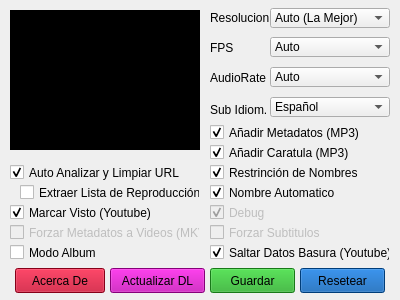
<?xml version="1.0" encoding="UTF-8"?>
<ui version="4.0">
 <class>MainWindow</class>
 <widget class="QMainWindow" name="MainWindow">
  <property name="geometry">
   <rect>
    <x>0</x>
    <y>0</y>
    <width>400</width>
    <height>300</height>
   </rect>
  </property>
  <property name="minimumSize">
   <size>
    <width>400</width>
    <height>300</height>
   </size>
  </property>
  <property name="maximumSize">
   <size>
    <width>400</width>
    <height>300</height>
   </size>
  </property>
  <property name="font">
   <font>
    <stylestrategy>PreferAntialias</stylestrategy>
   </font>
  </property>
  <property name="documentMode">
   <bool>false</bool>
  </property>
  <widget class="QWidget" name="centralwidget">
   <widget class="QPushButton" name="Config">
    <property name="geometry">
     <rect>
      <x>360</x>
      <y>10</y>
      <width>30</width>
      <height>30</height>
     </rect>
    </property>
    <property name="cursor">
     <cursorShape>PointingHandCursor</cursorShape>
    </property>
    <property name="styleSheet">
     <string notr="true">border:none;</string>
    </property>
    <property name="text">
     <string/>
    </property>
    <property name="icon">
     <iconset resource="Icons.qrc">
      <normaloff>:/icons/svg/cog.svg</normaloff>:/icons/svg/cog.svg</iconset>
    </property>
    <property name="iconSize">
     <size>
      <width>20</width>
      <height>20</height>
     </size>
    </property>
    <property name="shortcut">
     <string>Alt+C</string>
    </property>
    <property name="flat">
     <bool>true</bool>
    </property>
   </widget>
   <widget class="QLabel" name="Title">
    <property name="geometry">
     <rect>
      <x>45</x>
      <y>15</y>
      <width>310</width>
      <height>35</height>
     </rect>
    </property>
    <property name="font">
     <font>
      <pointsize>20</pointsize>
      <weight>75</weight>
      <bold>true</bold>
     </font>
    </property>
    <property name="text">
     <string notr="true">DL-JS</string>
    </property>
    <property name="alignment">
     <set>Qt::AlignCenter</set>
    </property>
   </widget>
   <widget class="QLabel" name="Site">
    <property name="geometry">
     <rect>
      <x>0</x>
      <y>50</y>
      <width>400</width>
      <height>20</height>
     </rect>
    </property>
    <property name="autoFillBackground">
     <bool>false</bool>
    </property>
    <property name="text">
     <string/>
    </property>
    <property name="alignment">
     <set>Qt::AlignCenter</set>
    </property>
   </widget>
   <widget class="QLineEdit" name="URL">
    <property name="geometry">
     <rect>
      <x>10</x>
      <y>80</y>
      <width>380</width>
      <height>30</height>
     </rect>
    </property>
    <property name="inputMask">
     <string/>
    </property>
    <property name="text">
     <string/>
    </property>
    <property name="alignment">
     <set>Qt::AlignCenter</set>
    </property>
    <property name="dragEnabled">
     <bool>true</bool>
    </property>
    <property name="placeholderText">
     <string>Ingrese URL</string>
    </property>
   </widget>
   <widget class="QPushButton" name="Mode1">
    <property name="geometry">
     <rect>
      <x>10</x>
      <y>120</y>
      <width>120</width>
      <height>30</height>
     </rect>
    </property>
    <property name="cursor">
     <cursorShape>PointingHandCursor</cursorShape>
    </property>
    <property name="text">
     <string>Audio</string>
    </property>
    <property name="icon">
     <iconset resource="Icons.qrc">
      <normaloff>:/icons/svg/music.svg</normaloff>:/icons/svg/music.svg</iconset>
    </property>
    <property name="iconSize">
     <size>
      <width>20</width>
      <height>20</height>
     </size>
    </property>
    <property name="shortcut">
     <string>Alt+A</string>
    </property>
   </widget>
   <widget class="QPushButton" name="Mode2">
    <property name="geometry">
     <rect>
      <x>140</x>
      <y>120</y>
      <width>120</width>
      <height>30</height>
     </rect>
    </property>
    <property name="cursor">
     <cursorShape>PointingHandCursor</cursorShape>
    </property>
    <property name="text">
     <string>Video</string>
    </property>
    <property name="icon">
     <iconset resource="Icons.qrc">
      <normaloff>:/icons/svg/video.svg</normaloff>:/icons/svg/video.svg</iconset>
    </property>
    <property name="iconSize">
     <size>
      <width>20</width>
      <height>20</height>
     </size>
    </property>
    <property name="shortcut">
     <string>Alt+V</string>
    </property>
   </widget>
   <widget class="QPushButton" name="Mode3">
    <property name="geometry">
     <rect>
      <x>270</x>
      <y>120</y>
      <width>120</width>
      <height>30</height>
     </rect>
    </property>
    <property name="cursor">
     <cursorShape>PointingHandCursor</cursorShape>
    </property>
    <property name="text">
     <string>Subtitulos</string>
    </property>
    <property name="icon">
     <iconset resource="Icons.qrc">
      <normaloff>:/icons/svg/language.svg</normaloff>:/icons/svg/language.svg</iconset>
    </property>
    <property name="iconSize">
     <size>
      <width>20</width>
      <height>20</height>
     </size>
    </property>
    <property name="shortcut">
     <string>Alt+S</string>
    </property>
   </widget>
   <widget class="QProgressBar" name="Progress">
    <property name="enabled">
     <bool>false</bool>
    </property>
    <property name="geometry">
     <rect>
      <x>10</x>
      <y>160</y>
      <width>380</width>
      <height>20</height>
     </rect>
    </property>
    <property name="font">
     <font>
      <pointsize>9</pointsize>
      <weight>50</weight>
      <bold>false</bold>
     </font>
    </property>
    <property name="styleSheet">
     <string notr="true">background:#151f2a;</string>
    </property>
    <property name="value">
     <number>0</number>
    </property>
    <property name="alignment">
     <set>Qt::AlignCenter</set>
    </property>
    <property name="orientation">
     <enum>Qt::Horizontal</enum>
    </property>
    <property name="invertedAppearance">
     <bool>false</bool>
    </property>
    <property name="format">
     <string/>
    </property>
   </widget>
   <widget class="QLabel" name="Status">
    <property name="geometry">
     <rect>
      <x>0</x>
      <y>185</y>
      <width>400</width>
      <height>20</height>
     </rect>
    </property>
    <property name="font">
     <font>
      <pointsize>10</pointsize>
     </font>
    </property>
    <property name="text">
     <string/>
    </property>
    <property name="alignment">
     <set>Qt::AlignCenter</set>
    </property>
   </widget>
   <widget class="QLabel" name="Report">
    <property name="geometry">
     <rect>
      <x>0</x>
      <y>215</y>
      <width>400</width>
      <height>80</height>
     </rect>
    </property>
    <property name="text">
     <string/>
    </property>
    <property name="alignment">
     <set>Qt::AlignCenter</set>
    </property>
    <property name="wordWrap">
     <bool>true</bool>
    </property>
    <property name="textInteractionFlags">
     <set>Qt::LinksAccessibleByMouse|Qt::TextSelectableByMouse</set>
    </property>
   </widget>
   <widget class="QWidget" name="ConfigW" native="true">
    <property name="enabled">
     <bool>true</bool>
    </property>
    <property name="geometry">
     <rect>
      <x>0</x>
      <y>0</y>
      <width>400</width>
      <height>300</height>
     </rect>
    </property>
    <property name="autoFillBackground">
     <bool>true</bool>
    </property>
    <widget class="QComboBox" name="VRes">
     <property name="geometry">
      <rect>
       <x>270</x>
       <y>8</y>
       <width>120</width>
       <height>20</height>
      </rect>
     </property>
     <item>
      <property name="text">
       <string>Auto (La Mejor)</string>
      </property>
     </item>
     <item>
      <property name="text">
       <string>114p ULQ</string>
      </property>
     </item>
     <item>
      <property name="text">
       <string>320p</string>
      </property>
     </item>
     <item>
      <property name="text">
       <string>480p</string>
      </property>
     </item>
     <item>
      <property name="text">
       <string>640p SD</string>
      </property>
     </item>
     <item>
      <property name="text">
       <string>720p HD</string>
      </property>
     </item>
     <item>
      <property name="text">
       <string>1080p HD</string>
      </property>
     </item>
     <item>
      <property name="text">
       <string>+1080p (Forzar)</string>
      </property>
     </item>
    </widget>
    <widget class="QComboBox" name="VFPS">
     <property name="geometry">
      <rect>
       <x>270</x>
       <y>37</y>
       <width>120</width>
       <height>20</height>
      </rect>
     </property>
     <item>
      <property name="text">
       <string>Auto</string>
      </property>
     </item>
     <item>
      <property name="text">
       <string>30FPS</string>
      </property>
     </item>
     <item>
      <property name="text">
       <string>60FPS (Si la hay)</string>
      </property>
     </item>
    </widget>
    <widget class="QComboBox" name="AAdR">
     <property name="geometry">
      <rect>
       <x>270</x>
       <y>67</y>
       <width>120</width>
       <height>20</height>
      </rect>
     </property>
     <item>
      <property name="text">
       <string>Auto</string>
      </property>
     </item>
     <item>
      <property name="text">
       <string>44Khz (Normal)</string>
      </property>
     </item>
     <item>
      <property name="text">
       <string>48Khz (Mejor)</string>
      </property>
     </item>
    </widget>
    <widget class="QLabel" name="CLabel1">
     <property name="geometry">
      <rect>
       <x>210</x>
       <y>10</y>
       <width>60</width>
       <height>15</height>
      </rect>
     </property>
     <property name="text">
      <string>Resolucion</string>
     </property>
    </widget>
    <widget class="QLabel" name="CLabel2">
     <property name="geometry">
      <rect>
       <x>210</x>
       <y>40</y>
       <width>60</width>
       <height>15</height>
      </rect>
     </property>
     <property name="text">
      <string>FPS</string>
     </property>
    </widget>
    <widget class="QLabel" name="CLabel3">
     <property name="geometry">
      <rect>
       <x>210</x>
       <y>70</y>
       <width>60</width>
       <height>15</height>
      </rect>
     </property>
     <property name="text">
      <string>AudioRate</string>
     </property>
    </widget>
    <widget class="QCheckBox" name="Ometa">
     <property name="geometry">
      <rect>
       <x>210</x>
       <y>123</y>
       <width>180</width>
       <height>19</height>
      </rect>
     </property>
     <property name="text">
      <string>Añadir Metadatos (MP3)</string>
     </property>
     <property name="checked">
      <bool>true</bool>
     </property>
    </widget>
    <widget class="QCheckBox" name="Otumb">
     <property name="geometry">
      <rect>
       <x>210</x>
       <y>143</y>
       <width>180</width>
       <height>19</height>
      </rect>
     </property>
     <property name="text">
      <string>Añadir Caratula (MP3)</string>
     </property>
     <property name="checked">
      <bool>true</bool>
     </property>
    </widget>
    <widget class="QCheckBox" name="Oname">
     <property name="geometry">
      <rect>
       <x>210</x>
       <y>163</y>
       <width>180</width>
       <height>19</height>
      </rect>
     </property>
     <property name="text">
      <string>Restrinción de Nombres</string>
     </property>
     <property name="checked">
      <bool>true</bool>
     </property>
    </widget>
    <widget class="QCheckBox" name="Odebg">
     <property name="enabled">
      <bool>false</bool>
     </property>
     <property name="geometry">
      <rect>
       <x>210</x>
       <y>203</y>
       <width>180</width>
       <height>19</height>
      </rect>
     </property>
     <property name="text">
      <string>Debug</string>
     </property>
     <property name="checked">
      <bool>true</bool>
     </property>
    </widget>
    <widget class="QCheckBox" name="Osydt">
     <property name="geometry">
      <rect>
       <x>210</x>
       <y>243</y>
       <width>180</width>
       <height>19</height>
      </rect>
     </property>
     <property name="text">
      <string>Saltar Datos Basura (Youtube)</string>
     </property>
     <property name="checked">
      <bool>true</bool>
     </property>
    </widget>
    <widget class="QPushButton" name="Brest">
     <property name="geometry">
      <rect>
       <x>300</x>
       <y>268</y>
       <width>85</width>
       <height>25</height>
      </rect>
     </property>
     <property name="styleSheet">
      <string notr="true">QPushButton {
background:#05a;
}
QPushButton:pressed {
background:#19232D;
}
</string>
     </property>
     <property name="text">
      <string>Resetear</string>
     </property>
     <property name="icon">
      <iconset resource="Icons.qrc">
       <normaloff>:/icons/svg/cogs.svg</normaloff>:/icons/svg/cogs.svg</iconset>
     </property>
     <property name="iconSize">
      <size>
       <width>20</width>
       <height>20</height>
      </size>
     </property>
     <property name="shortcut">
      <string>Ctrl+R</string>
     </property>
    </widget>
    <widget class="QCheckBox" name="Ofzsb">
     <property name="enabled">
      <bool>false</bool>
     </property>
     <property name="geometry">
      <rect>
       <x>210</x>
       <y>223</y>
       <width>180</width>
       <height>19</height>
      </rect>
     </property>
     <property name="text">
      <string>Forzar Subtitulos</string>
     </property>
    </widget>
    <widget class="QPushButton" name="Bsave">
     <property name="geometry">
      <rect>
       <x>210</x>
       <y>268</y>
       <width>85</width>
       <height>25</height>
      </rect>
     </property>
     <property name="styleSheet">
      <string notr="true">QPushButton {
background:#2a2;
}
QPushButton:pressed {
background:#19232D;
}
</string>
     </property>
     <property name="text">
      <string>Guardar</string>
     </property>
     <property name="icon">
      <iconset resource="Icons.qrc">
       <normaloff>:/icons/svg/save.svg</normaloff>:/icons/svg/save.svg</iconset>
     </property>
     <property name="iconSize">
      <size>
       <width>20</width>
       <height>20</height>
      </size>
     </property>
     <property name="shortcut">
      <string>Ctrl+S</string>
     </property>
    </widget>
    <widget class="QWidget" name="Login" native="true">
     <property name="geometry">
      <rect>
       <x>10</x>
       <y>10</y>
       <width>190</width>
       <height>140</height>
      </rect>
     </property>
     <property name="autoFillBackground">
      <bool>false</bool>
     </property>
     <property name="styleSheet">
      <string notr="true">background:#000;</string>
     </property>
     <widget class="QLineEdit" name="Luser">
      <property name="geometry">
       <rect>
        <x>10</x>
        <y>40</y>
        <width>171</width>
        <height>21</height>
       </rect>
      </property>
      <property name="placeholderText">
       <string>Usuario</string>
      </property>
     </widget>
     <widget class="QLineEdit" name="Lpass">
      <property name="geometry">
       <rect>
        <x>10</x>
        <y>62</y>
        <width>171</width>
        <height>21</height>
       </rect>
      </property>
      <property name="echoMode">
       <enum>QLineEdit::Password</enum>
      </property>
      <property name="placeholderText">
       <string>Contraseña</string>
      </property>
     </widget>
     <widget class="QLabel" name="CLabel5">
      <property name="geometry">
       <rect>
        <x>10</x>
        <y>10</y>
        <width>20</width>
        <height>20</height>
       </rect>
      </property>
      <property name="font">
       <font>
        <pointsize>10</pointsize>
        <weight>75</weight>
        <bold>true</bold>
       </font>
      </property>
      <property name="text">
       <string/>
      </property>
      <property name="pixmap">
       <pixmap resource="Icons.qrc">:/icons/svg/user-circle.svg</pixmap>
      </property>
      <property name="scaledContents">
       <bool>true</bool>
      </property>
     </widget>
     <widget class="QLabel" name="CLabel6">
      <property name="geometry">
       <rect>
        <x>10</x>
        <y>90</y>
        <width>170</width>
        <height>16</height>
       </rect>
      </property>
      <property name="text">
       <string>La información se borra al reinicio</string>
      </property>
      <property name="alignment">
       <set>Qt::AlignCenter</set>
      </property>
     </widget>
     <widget class="QLabel" name="CLabel4">
      <property name="geometry">
       <rect>
        <x>40</x>
        <y>10</y>
        <width>135</width>
        <height>20</height>
       </rect>
      </property>
      <property name="font">
       <font>
        <pointsize>10</pointsize>
        <weight>75</weight>
        <bold>true</bold>
       </font>
      </property>
      <property name="text">
       <string>Cuenta de Usuario</string>
      </property>
     </widget>
     <widget class="QLabel" name="CLabel7">
      <property name="geometry">
       <rect>
        <x>10</x>
        <y>110</y>
        <width>170</width>
        <height>20</height>
       </rect>
      </property>
      <property name="text">
       <string/>
      </property>
      <property name="alignment">
       <set>Qt::AlignCenter</set>
      </property>
     </widget>
    </widget>
    <widget class="QPushButton" name="Bupdt">
     <property name="geometry">
      <rect>
       <x>110</x>
       <y>268</y>
       <width>95</width>
       <height>25</height>
      </rect>
     </property>
     <property name="styleSheet">
      <string notr="true">QPushButton {
background:#b0a;
}
QPushButton:pressed {
background:#19232D;
}
</string>
     </property>
     <property name="text">
      <string>Actualizar DL</string>
     </property>
     <property name="icon">
      <iconset resource="Icons.qrc">
       <normaloff>:/icons/svg/cloud-download-alt.svg</normaloff>:/icons/svg/cloud-download-alt.svg</iconset>
     </property>
     <property name="iconSize">
      <size>
       <width>20</width>
       <height>20</height>
      </size>
     </property>
     <property name="shortcut">
      <string>Ctrl+U</string>
     </property>
    </widget>
    <widget class="QPushButton" name="Babut">
     <property name="geometry">
      <rect>
       <x>15</x>
       <y>268</y>
       <width>90</width>
       <height>25</height>
      </rect>
     </property>
     <property name="styleSheet">
      <string notr="true">QPushButton {
background:#b02;
}
QPushButton:pressed {
background:#19232D;
}
</string>
     </property>
     <property name="text">
      <string>Acerca De</string>
     </property>
     <property name="icon">
      <iconset resource="Icons.qrc">
       <normaloff>:/icons/svg/at.svg</normaloff>:/icons/svg/at.svg</iconset>
     </property>
     <property name="iconSize">
      <size>
       <width>20</width>
       <height>20</height>
      </size>
     </property>
     <property name="shortcut">
      <string>Ctrl+A</string>
     </property>
    </widget>
    <widget class="QCheckBox" name="Ourla">
     <property name="geometry">
      <rect>
       <x>10</x>
       <y>163</y>
       <width>190</width>
       <height>19</height>
      </rect>
     </property>
     <property name="text">
      <string>Auto Analizar y Limpiar URL</string>
     </property>
     <property name="checked">
      <bool>true</bool>
     </property>
    </widget>
    <widget class="QCheckBox" name="Oanam">
     <property name="geometry">
      <rect>
       <x>210</x>
       <y>183</y>
       <width>180</width>
       <height>19</height>
      </rect>
     </property>
     <property name="text">
      <string>Nombre Automatico</string>
     </property>
     <property name="checked">
      <bool>true</bool>
     </property>
    </widget>
    <widget class="QCheckBox" name="Oelst">
     <property name="geometry">
      <rect>
       <x>20</x>
       <y>183</y>
       <width>180</width>
       <height>19</height>
      </rect>
     </property>
     <property name="text">
      <string>Extraer Lista de Reproducción</string>
     </property>
     <property name="checked">
      <bool>false</bool>
     </property>
    </widget>
    <widget class="QCheckBox" name="Ovsto">
     <property name="enabled">
      <bool>true</bool>
     </property>
     <property name="geometry">
      <rect>
       <x>10</x>
       <y>203</y>
       <width>190</width>
       <height>19</height>
      </rect>
     </property>
     <property name="text">
      <string>Marcar Visto (Youtube)</string>
     </property>
     <property name="checked">
      <bool>true</bool>
     </property>
    </widget>
    <widget class="QCheckBox" name="Ofzmt">
     <property name="enabled">
      <bool>false</bool>
     </property>
     <property name="geometry">
      <rect>
       <x>10</x>
       <y>223</y>
       <width>190</width>
       <height>19</height>
      </rect>
     </property>
     <property name="text">
      <string>Forzar Metadatos a Videos (MKV)</string>
     </property>
     <property name="checkable">
      <bool>true</bool>
     </property>
     <property name="checked">
      <bool>false</bool>
     </property>
    </widget>
    <widget class="QCheckBox" name="Oalbm">
     <property name="enabled">
      <bool>true</bool>
     </property>
     <property name="geometry">
      <rect>
       <x>10</x>
       <y>243</y>
       <width>180</width>
       <height>19</height>
      </rect>
     </property>
     <property name="text">
      <string>Modo Album</string>
     </property>
     <property name="checked">
      <bool>false</bool>
     </property>
    </widget>
    <widget class="QLabel" name="CLabel8">
     <property name="geometry">
      <rect>
       <x>210</x>
       <y>100</y>
       <width>60</width>
       <height>20</height>
      </rect>
     </property>
     <property name="text">
      <string>Sub Idiom.</string>
     </property>
    </widget>
    <widget class="QComboBox" name="SLang">
     <property name="geometry">
      <rect>
       <x>270</x>
       <y>97</y>
       <width>120</width>
       <height>20</height>
      </rect>
     </property>
     <item>
      <property name="text">
       <string>Español</string>
      </property>
     </item>
     <item>
      <property name="text">
       <string>Ingles</string>
      </property>
     </item>
    </widget>
   </widget>
   <widget class="QWidget" name="Fname" native="true">
    <property name="enabled">
     <bool>false</bool>
    </property>
    <property name="geometry">
     <rect>
      <x>-240</x>
      <y>290</y>
      <width>250</width>
      <height>100</height>
     </rect>
    </property>
    <property name="autoFillBackground">
     <bool>true</bool>
    </property>
    <property name="styleSheet">
     <string notr="true"/>
    </property>
    <widget class="QLabel" name="fnamL">
     <property name="geometry">
      <rect>
       <x>2</x>
       <y>10</y>
       <width>246</width>
       <height>20</height>
      </rect>
     </property>
     <property name="text">
      <string>Ingresar Nombre de Archivo</string>
     </property>
     <property name="alignment">
      <set>Qt::AlignCenter</set>
     </property>
    </widget>
    <widget class="QLineEdit" name="Lfnam">
     <property name="geometry">
      <rect>
       <x>5</x>
       <y>40</y>
       <width>240</width>
       <height>21</height>
      </rect>
     </property>
    </widget>
    <widget class="QPushButton" name="Bfnme">
     <property name="enabled">
      <bool>false</bool>
     </property>
     <property name="geometry">
      <rect>
       <x>80</x>
       <y>70</y>
       <width>80</width>
       <height>20</height>
      </rect>
     </property>
     <property name="styleSheet">
      <string notr="true">QPushButton {
background:#337;
}
QPushButton:pressed {
background:#19232D;
}
</string>
     </property>
     <property name="text">
      <string>OK</string>
     </property>
     <property name="shortcut">
      <string>Ctrl+S</string>
     </property>
    </widget>
   </widget>
   <widget class="QWidget" name="Fabot" native="true">
    <property name="enabled">
     <bool>false</bool>
    </property>
    <property name="geometry">
     <rect>
      <x>390</x>
      <y>160</y>
      <width>380</width>
      <height>260</height>
     </rect>
    </property>
    <property name="autoFillBackground">
     <bool>true</bool>
    </property>
    <widget class="QLabel" name="Alabel0">
     <property name="geometry">
      <rect>
       <x>40</x>
       <y>20</y>
       <width>300</width>
       <height>25</height>
      </rect>
     </property>
     <property name="font">
      <font>
       <pointsize>12</pointsize>
       <weight>75</weight>
       <bold>true</bold>
      </font>
     </property>
     <property name="text">
      <string>DL-JS (Proyeto Lis)</string>
     </property>
     <property name="alignment">
      <set>Qt::AlignCenter</set>
     </property>
    </widget>
    <widget class="QLabel" name="Alabel1">
     <property name="geometry">
      <rect>
       <x>36</x>
       <y>80</y>
       <width>50</width>
       <height>15</height>
      </rect>
     </property>
     <property name="font">
      <font>
       <weight>75</weight>
       <bold>true</bold>
      </font>
     </property>
     <property name="cursor">
      <cursorShape>PointingHandCursor</cursorShape>
     </property>
     <property name="autoFillBackground">
      <bool>false</bool>
     </property>
     <property name="text">
      <string>GitHub</string>
     </property>
     <property name="alignment">
      <set>Qt::AlignCenter</set>
     </property>
     <property name="openExternalLinks">
      <bool>true</bool>
     </property>
    </widget>
    <widget class="QLabel" name="Alabel2">
     <property name="geometry">
      <rect>
       <x>122</x>
       <y>80</y>
       <width>50</width>
       <height>15</height>
      </rect>
     </property>
     <property name="font">
      <font>
       <weight>75</weight>
       <bold>true</bold>
      </font>
     </property>
     <property name="cursor">
      <cursorShape>PointingHandCursor</cursorShape>
     </property>
     <property name="text">
      <string>WebSite</string>
     </property>
     <property name="alignment">
      <set>Qt::AlignCenter</set>
     </property>
     <property name="openExternalLinks">
      <bool>true</bool>
     </property>
    </widget>
    <widget class="QLabel" name="Alabel3">
     <property name="geometry">
      <rect>
       <x>208</x>
       <y>80</y>
       <width>50</width>
       <height>15</height>
      </rect>
     </property>
     <property name="font">
      <font>
       <weight>75</weight>
       <bold>true</bold>
      </font>
     </property>
     <property name="cursor">
      <cursorShape>PointingHandCursor</cursorShape>
     </property>
     <property name="text">
      <string>Doc</string>
     </property>
     <property name="alignment">
      <set>Qt::AlignCenter</set>
     </property>
     <property name="openExternalLinks">
      <bool>true</bool>
     </property>
    </widget>
    <widget class="QLabel" name="Alabel4">
     <property name="geometry">
      <rect>
       <x>25</x>
       <y>110</y>
       <width>330</width>
       <height>100</height>
      </rect>
     </property>
     <property name="text">
      <string>Jackestar 2020

Descarga Audio Video o Subtitulo de mas de 750 Sitios Web Configura la calidad y baja videos privados sin ingresar datos en sitios ajenos y llenos de publicidad</string>
     </property>
     <property name="alignment">
      <set>Qt::AlignCenter</set>
     </property>
     <property name="wordWrap">
      <bool>true</bool>
     </property>
    </widget>
    <widget class="QPushButton" name="Done">
     <property name="geometry">
      <rect>
       <x>150</x>
       <y>230</y>
       <width>80</width>
       <height>20</height>
      </rect>
     </property>
     <property name="styleSheet">
      <string notr="true">QPushButton {
background:#337;
}
QPushButton:pressed {
background:#19232D;
}
</string>
     </property>
     <property name="text">
      <string>Listo!</string>
     </property>
     <property name="shortcut">
      <string>Ctrl+S</string>
     </property>
    </widget>
    <widget class="QLabel" name="IAlabel1">
     <property name="geometry">
      <rect>
       <x>46</x>
       <y>50</y>
       <width>30</width>
       <height>30</height>
      </rect>
     </property>
     <property name="cursor">
      <cursorShape>PointingHandCursor</cursorShape>
     </property>
     <property name="text">
      <string/>
     </property>
     <property name="pixmap">
      <pixmap resource="Icons.qrc">:/icons/svg/github.svg</pixmap>
     </property>
     <property name="scaledContents">
      <bool>true</bool>
     </property>
     <property name="openExternalLinks">
      <bool>true</bool>
     </property>
     <property name="textInteractionFlags">
      <set>Qt::LinksAccessibleByMouse</set>
     </property>
    </widget>
    <widget class="QLabel" name="IAlabel2">
     <property name="geometry">
      <rect>
       <x>132</x>
       <y>50</y>
       <width>30</width>
       <height>30</height>
      </rect>
     </property>
     <property name="cursor">
      <cursorShape>PointingHandCursor</cursorShape>
     </property>
     <property name="text">
      <string/>
     </property>
     <property name="pixmap">
      <pixmap resource="Icons.qrc">:/icons/svg/at.svg</pixmap>
     </property>
     <property name="scaledContents">
      <bool>true</bool>
     </property>
     <property name="openExternalLinks">
      <bool>true</bool>
     </property>
    </widget>
    <widget class="QLabel" name="IAlabel3">
     <property name="geometry">
      <rect>
       <x>218</x>
       <y>50</y>
       <width>30</width>
       <height>30</height>
      </rect>
     </property>
     <property name="cursor">
      <cursorShape>PointingHandCursor</cursorShape>
     </property>
     <property name="text">
      <string/>
     </property>
     <property name="pixmap">
      <pixmap resource="Icons.qrc">:/icons/svg/info-circle.svg</pixmap>
     </property>
     <property name="scaledContents">
      <bool>true</bool>
     </property>
     <property name="openExternalLinks">
      <bool>true</bool>
     </property>
    </widget>
    <widget class="QLabel" name="Alabel5">
     <property name="geometry">
      <rect>
       <x>294</x>
       <y>80</y>
       <width>50</width>
       <height>15</height>
      </rect>
     </property>
     <property name="font">
      <font>
       <weight>75</weight>
       <bold>true</bold>
      </font>
     </property>
     <property name="cursor">
      <cursorShape>PointingHandCursor</cursorShape>
     </property>
     <property name="text">
      <string>Email</string>
     </property>
     <property name="alignment">
      <set>Qt::AlignCenter</set>
     </property>
     <property name="openExternalLinks">
      <bool>true</bool>
     </property>
    </widget>
    <widget class="QLabel" name="IAlabel5">
     <property name="geometry">
      <rect>
       <x>304</x>
       <y>50</y>
       <width>30</width>
       <height>30</height>
      </rect>
     </property>
     <property name="cursor">
      <cursorShape>PointingHandCursor</cursorShape>
     </property>
     <property name="styleSheet">
      <string notr="true"/>
     </property>
     <property name="text">
      <string/>
     </property>
     <property name="pixmap">
      <pixmap resource="Icons.qrc">:/icons/svg/envelope.svg</pixmap>
     </property>
     <property name="scaledContents">
      <bool>true</bool>
     </property>
     <property name="openExternalLinks">
      <bool>true</bool>
     </property>
    </widget>
    <widget class="QPushButton" name="LKgit">
     <property name="geometry">
      <rect>
       <x>36</x>
       <y>45</y>
       <width>50</width>
       <height>50</height>
      </rect>
     </property>
     <property name="cursor">
      <cursorShape>PointingHandCursor</cursorShape>
     </property>
     <property name="styleSheet">
      <string notr="true">background:#00000000;
border:none;</string>
     </property>
     <property name="text">
      <string/>
     </property>
    </widget>
    <widget class="QPushButton" name="LKweb">
     <property name="geometry">
      <rect>
       <x>122</x>
       <y>45</y>
       <width>50</width>
       <height>50</height>
      </rect>
     </property>
     <property name="cursor">
      <cursorShape>PointingHandCursor</cursorShape>
     </property>
     <property name="styleSheet">
      <string notr="true">background:#00000000;
border:none;</string>
     </property>
     <property name="text">
      <string/>
     </property>
    </widget>
    <widget class="QPushButton" name="LKdoc">
     <property name="geometry">
      <rect>
       <x>208</x>
       <y>45</y>
       <width>50</width>
       <height>50</height>
      </rect>
     </property>
     <property name="cursor">
      <cursorShape>PointingHandCursor</cursorShape>
     </property>
     <property name="styleSheet">
      <string notr="true">background:#00000000;
border:none;</string>
     </property>
     <property name="text">
      <string/>
     </property>
    </widget>
    <widget class="QPushButton" name="LKmal">
     <property name="geometry">
      <rect>
       <x>294</x>
       <y>45</y>
       <width>50</width>
       <height>50</height>
      </rect>
     </property>
     <property name="cursor">
      <cursorShape>PointingHandCursor</cursorShape>
     </property>
     <property name="toolTip">
      <string comment="drxzen@gmail.com" extracomment="drxzen@gmail.com">drxzen@gmail.com</string>
     </property>
     <property name="styleSheet">
      <string notr="true">background:#00000000;
border:none;</string>
     </property>
     <property name="text">
      <string comment="drxzen@gmail.com" extracomment="drxzen@gmail.com"/>
     </property>
    </widget>
   </widget>
  </widget>
 </widget>
 <resources>
  <include location="Icons.qrc"/>
 </resources>
 <connections/>
</ui>
